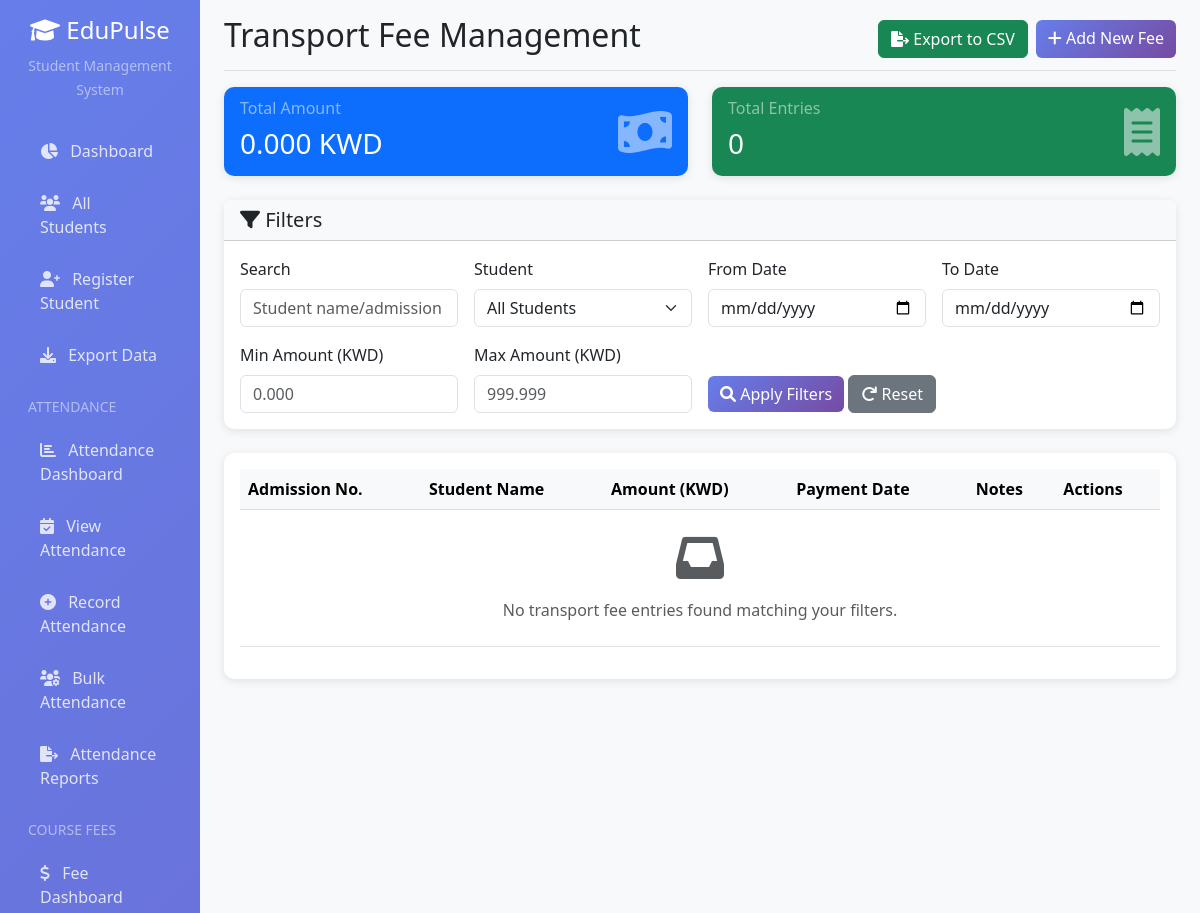
The app's page /transport/fees/ (signed in, upper part), older data.
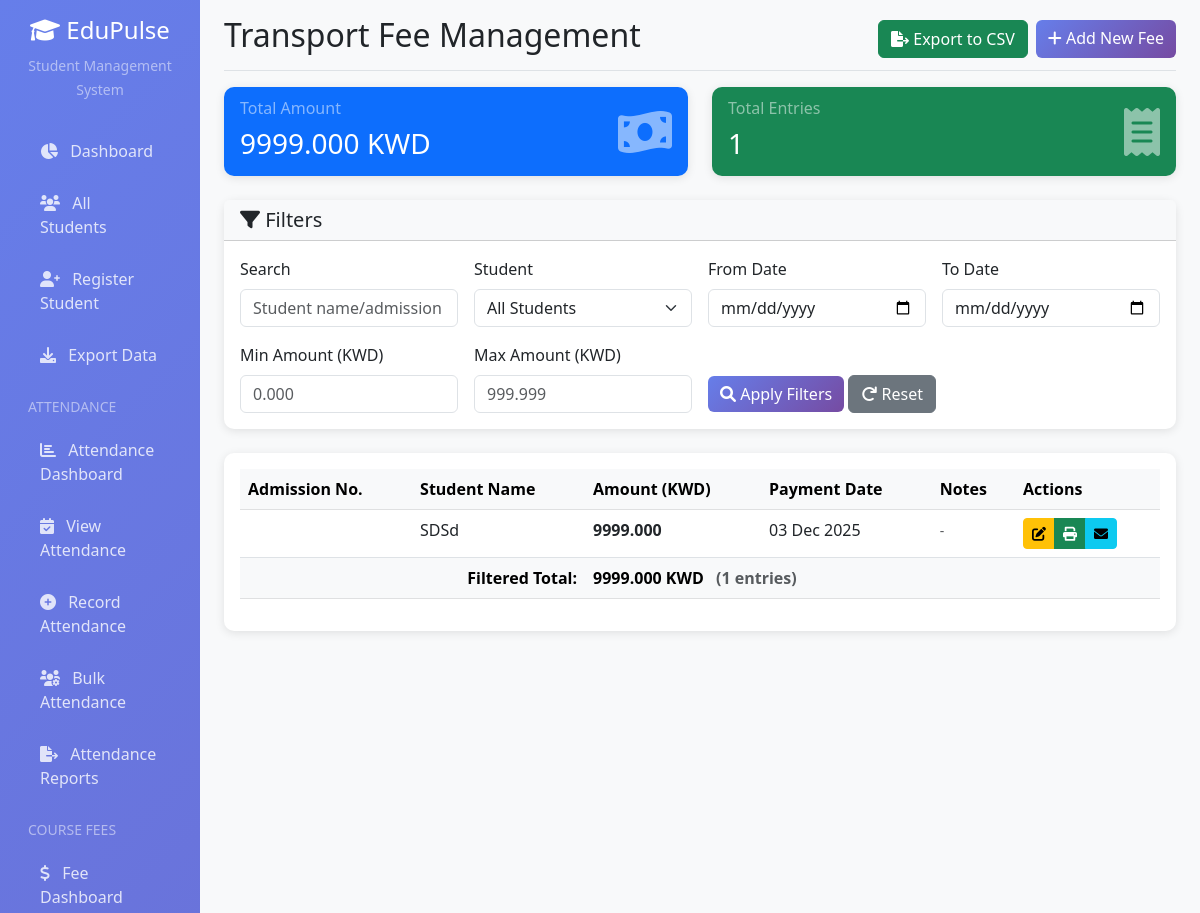
The same page, newer data.
### xtransport/models.py (models this page shows, shortened)
class TransportFee(models.Model):
    student = models.ForeignKey(NewStudent, on_delete=models.CASCADE, related_name='transport_fees')
    amount = models.DecimalField(
        max_digits=10,
        decimal_places=3,
        validators=[MinValueValidator(Decimal('0.001'))],
        verbose_name="Fee Amount (KWD)"
    )
    payment_date = models.DateField(verbose_name="Payment Date")
    notes = models.TextField(blank=True, verbose_name="Notes")
    created_at = models.DateTimeField(auto_now_add=True)
    updated_at = models.DateTimeField(auto_now=True)
    class Meta:
        ordering = ['-payment_date']
        verbose_name = 'Transport Fee'
        verbose_name_plural = 'Transport Fees'

### xstudent/models.py (models this page shows, shortened)
class NewStudent(models.Model):
    STATUS_CHOICES = [
        ('draft', 'Draft'),
        ('active', 'Active'),
    ]
    GENDER_CHOICES = [
        ('M', 'Male'),
        ('F', 'Female'),
        ('O', 'Other'),
    ]
    MOBILE_NUMBER_CHOICES = [
        ('Father', 'Father'),
        ('Mother', 'Mother'),
    ]
    status = models.CharField(max_length=10, choices=STATUS_CHOICES, default='active')
    student_name = models.CharField(max_length=100)
    gender = models.CharField(max_length=1, choices=GENDER_CHOICES)
    school_name = models.CharField(max_length=200, blank=True)
    grade = models.CharField(max_length=50)
    program = models.CharField(max_length=100)
    date_of_birth = models.DateField()
    email_id = models.EmailField(validators=[EmailValidator()])
    student_profile_picture = models.ImageField(upload_to='student_photos/', blank=True, null=True)
    father_name = models.CharField(max_length=100)
    father_occupation = models.CharField(max_length=100, blank=True)
    father_company_name = models.CharField(max_length=200, blank=True)
    father_mobile_no = models.CharField(
        max_length=15,
        validators=[RegexValidator(regex=r'^\+?1?\d{9,15}$', message='Phone number must be valid')]
    )
    father_email_id = models.EmailField(validators=[EmailValidator()])
    mother_name = models.CharField(max_length=100)
    mother_occupation = models.CharField(max_length=100, blank=True)
    mother_company_name = models.CharField(max_length=200, blank=True)
    mother_mobile_no = models.CharField(
        max_length=15,
        validators=[RegexValidator(regex=r'^\+?1?\d{9,15}$', message='Phone number must be valid')]
    )
    mother_email_id = models.EmailField(validators=[EmailValidator()])
    guardian_name = models.CharField(max_length=100, blank=True)
    guardian_relationship = models.CharField(max_length=50, blank=True)
    guardian_mobile_no = models.CharField(
        max_length=15,
        validators=[RegexValidator(regex=r'^\+?1?\d{9,15}$', message='Phone number must be valid')],
        blank=True
    )
    sibling_1_name = models.CharField(max_length=100, blank=True)
    sibling_1_age = models.PositiveIntegerField(blank=True, null=True)
    sibling_2_name = models.CharField(max_length=100, blank=True)
    sibling_2_age = models.PositiveIntegerField(blank=True, null=True)
    address_line_1 = models.CharField(max_length=200)
    address_line_2 = models.CharField(max_length=200, blank=True)
    area = models.CharField(max_length=100)
    country = models.CharField(max_length=100)
    state_emirates_province = models.CharField(max_length=100)
    city = models.CharField(max_length=100)
    postal_code = models.CharField(max_length=20)
    telephone = models.CharField(
        max_length=15,
        validators=[RegexValidator(regex=r'^\+?1?\d{9,15}$', message='Phone number must be valid')],
        blank=True
    )
    select_mobile_number = models.CharField(max_length=10, choices=MOBILE_NUMBER_CHOICES)
    mobile_no = models.CharField(
        max_length=15,
        validators=[RegexValidator(regex=r'^\+?1?\d{9,15}$', message='Phone number must be valid')]
    )
    created_at = models.DateTimeField(auto_now_add=True)
    updated_at = models.DateTimeField(auto_now=True)
    class Meta:
        ordering = ['-created_at']
        verbose_name = 'Student'
        verbose_name_plural = 'Students'

### xtransport/views.py (the view)
# urls.py: path('', lambda request: redirect('xtransport:transport_fee_list'), name='dashboard'),
@login_required
def transport_fee_list(request):
    fees = TransportFee.objects.select_related('student').all()
    student_id = request.GET.get('student')
    from_date = request.GET.get('from_date')
    to_date = request.GET.get('to_date')
    min_amount = request.GET.get('min_amount')
    max_amount = request.GET.get('max_amount')
    search = request.GET.get('search')
    if student_id:
        fees = fees.filter(student_id=student_id)
    if from_date:
        fees = fees.filter(payment_date__gte=from_date)
    if to_date:
        fees = fees.filter(payment_date__lte=to_date)
    if min_amount:
        fees = fees.filter(amount__gte=min_amount)
    if max_amount:
        fees = fees.filter(amount__lte=max_amount)
    if search:
        fees = fees.filter(
            Q(student__student_name__icontains=search) |
            Q(student__admission_number__icontains=search) |
            Q(notes__icontains=search)
        )
    stats = fees.aggregate(
        total_amount=Sum('amount'),
        total_count=Count('id')
    )
    students = NewStudent.objects.filter(status='active').order_by('student_name')
    context = {
        'fees': fees,
        'students': students,
        'stats': stats,
        'filters': {
            'student': student_id,
            'from_date': from_date,
            'to_date': to_date,
            'min_amount': min_amount,
            'max_amount': max_amount,
            'search': search,
        }
    }
    return render(request, 'xtransport/transport_fee_list.html', context)

### xtransport/templates/xtransport/transport_fee_list.html (shortened to what the changed rows need)
{% extends 'xstudent/base.html' %}
{% block header %}Transport Fee Management{% endblock %}
{% block content %}
<div class="row mb-4">
    <div class="col-md-6">
        <div class="card bg-primary text-white">
            <div class="card-body">
                <div class="d-flex justify-content-between align-items-center">
                    <div>
                        <h6 class="card-subtitle mb-2 text-white-50">Total Amount</h6>
                        <h3 class="card-title mb-0">{{ stats.total_amount|default:0|floatformat:3 }} KWD</h3>
                    </div>
                </div>
            </div>
        </div>
    </div>
    <div class="col-md-6">
        <div class="card bg-success text-white">
            <div class="card-body">
                <div class="d-flex justify-content-between align-items-center">
                    <div>
                        <h6 class="card-subtitle mb-2 text-white-50">Total Entries</h6>
                        <h3 class="card-title mb-0">{{ stats.total_count|default:0 }}</h3>
                    </div>
                </div>
            </div>
        </div>
    </div>
</div>
<div class="card">
    <div class="card-body">
        <div class="table-responsive">
            <table class="table table-hover">
                <thead class="table-light">
                    <tr>
                        <th>Admission No.</th>
                        <th>Student Name</th>
                        <th>Amount (KWD)</th>
                        <th>Payment Date</th>
                        <th>Notes</th>
                        <th>Actions</th>
        </tr>
    </thead>
    <tbody>
        {% for fee in fees %}
        <tr>
                        <td>{{ fee.student.admission_number }}</td>
                        <td>{{ fee.student.student_name }}</td>
                        <td><strong>{{ fee.amount|floatformat:3 }}</strong></td>
                        <td>{{ fee.payment_date|date:"d M Y" }}</td>
                        <td>
                            {% if fee.notes %}
                                <small class="text-muted">{{ fee.notes|truncatewords:10 }}</small>
                            {% else %}
                                <small class="text-muted">-</small>
                            {% endif %}
                        </td>
                        <td>
                            <div class="btn-group" role="group">
                                <a href="{% url 'xtransport:transport_fee_edit' fee.id %}"
                                   class="btn btn-sm btn-warning"
                                   title="Edit Fee">
                                    <i class="fas fa-edit"></i>
                                </a>
                                <a href="{% url 'xtransport:transport_fee_receipt' fee.id %}"
                                   class="btn btn-sm btn-success"
                                   title="Print Receipt"
                                   target="_blank">
                                    <i class="fas fa-print"></i>
                                </a>
                                <a href="{% url 'xtransport:transport_fee_resend_email' fee.id %}"
                                   class="btn btn-sm btn-info"
                                   title="Resend Email Notification"
                                   onclick="return confirm('Resend email notification to parents of {{ fee.student.student_name }}?');">
                                    <i class="fas fa-envelope"></i>
                                </a>
                            </div>
                        </td>
                    </tr>
                    {% empty %}
                    <tr>
                        <td colspan="6" class="text-center text-muted py-4">
                            <i class="fas fa-inbox fa-3x mb-3 d-block"></i>
                            No transport fee entries found matching your filters.
                        </td>
        </tr>
        {% endfor %}
    </tbody>
                {% if fees %}
                <tfoot class="table-light">
                    <tr>
                        <th colspan="2" class="text-end">Filtered Total:</th>
                        <th colspan="4">
                            <strong>{{ stats.total_amount|default:0|floatformat:3 }} KWD</strong>
                            <span class="text-muted ms-2">({{ stats.total_count }} entries)</span>
                        </th>
                    </tr>
                </tfoot>
                {% endif %}
</table>
        </div>
    </div>
</div>
{% endblock %}

Row changes from the older to the newer data that the page shows:
added TransportFee: student.student_name "SDSd", amount "9999.000", payment_date "03 Dec 2025"
Text that changed along with them:
{{ stats.total_amount|default:0|floatformat:3 }}: "0.000" → "9999.000"
{{ stats.total_count|default:0 }}: "0" → "1"
{{ stats.total_amount|default:0|floatformat:3 }}: (not shown) → "9999.000"
{{ stats.total_count }}: (not shown) → "1"
text no longer shown: "No transport fee entries found matching your filters."
text now shown: "Filtered Total: KWD ( entries)"
